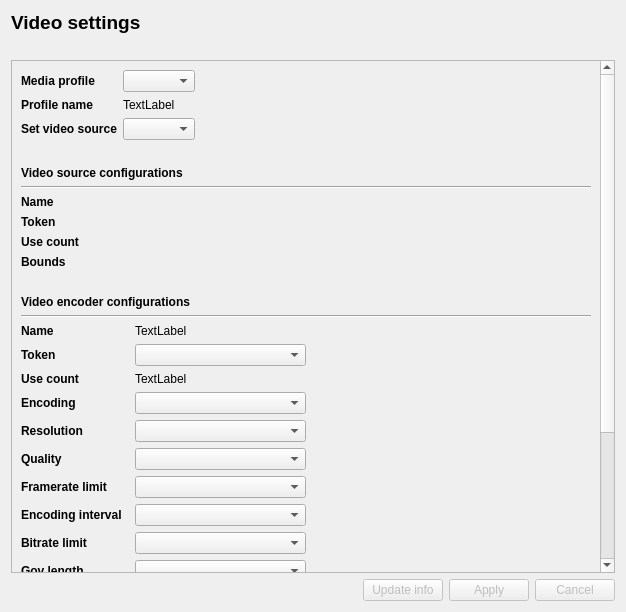
<?xml version="1.0" encoding="UTF-8"?>
<ui version="4.0">
 <class>FormVideoConfiguration</class>
 <widget class="QWidget" name="FormVideoConfiguration">
  <property name="geometry">
   <rect>
    <x>0</x>
    <y>0</y>
    <width>626</width>
    <height>612</height>
   </rect>
  </property>
  <property name="sizePolicy">
   <sizepolicy hsizetype="Preferred" vsizetype="Preferred">
    <horstretch>0</horstretch>
    <verstretch>0</verstretch>
   </sizepolicy>
  </property>
  <property name="windowTitle">
   <string>Form</string>
  </property>
  <layout class="QVBoxLayout" name="verticalLayout">
   <property name="sizeConstraint">
    <enum>QLayout::SetDefaultConstraint</enum>
   </property>
   <item>
    <widget class="QLabel" name="label">
     <property name="font">
      <font>
       <pointsize>14</pointsize>
       <weight>75</weight>
       <bold>true</bold>
      </font>
     </property>
     <property name="text">
      <string>Video settings</string>
     </property>
    </widget>
   </item>
   <item>
    <widget class="QLabel" name="empty_lbl0">
     <property name="text">
      <string/>
     </property>
    </widget>
   </item>
   <item>
    <widget class="QScrollArea" name="scrollArea">
     <property name="widgetResizable">
      <bool>true</bool>
     </property>
     <widget class="QWidget" name="scrollAreaWidgetContents">
      <property name="geometry">
       <rect>
        <x>0</x>
        <y>-157</y>
        <width>589</width>
        <height>670</height>
       </rect>
      </property>
      <layout class="QVBoxLayout" name="verticalLayout_2">
       <item>
        <layout class="QHBoxLayout" name="horizontalLayout_2">
         <item>
          <layout class="QFormLayout" name="formLayout">
           <item row="2" column="0">
            <widget class="QLabel" name="label_2">
             <property name="font">
              <font>
               <weight>75</weight>
               <bold>true</bold>
              </font>
             </property>
             <property name="text">
              <string>Set video source</string>
             </property>
            </widget>
           </item>
           <item row="2" column="1">
            <widget class="QComboBox" name="comboVideoSources"/>
           </item>
           <item row="5" column="0">
            <widget class="QLabel" name="empty_lbl1">
             <property name="text">
              <string/>
             </property>
            </widget>
           </item>
           <item row="0" column="0">
            <widget class="QLabel" name="label_4">
             <property name="font">
              <font>
               <weight>75</weight>
               <bold>true</bold>
              </font>
             </property>
             <property name="text">
              <string>Media profile</string>
             </property>
            </widget>
           </item>
           <item row="0" column="1">
            <widget class="QComboBox" name="comboMediaProfiles"/>
           </item>
           <item row="1" column="0">
            <widget class="QLabel" name="label_11">
             <property name="font">
              <font>
               <weight>75</weight>
               <bold>true</bold>
              </font>
             </property>
             <property name="text">
              <string>Profile name</string>
             </property>
            </widget>
           </item>
           <item row="1" column="1">
            <widget class="QLabel" name="lblProfileName">
             <property name="text">
              <string>TextLabel</string>
             </property>
            </widget>
           </item>
          </layout>
         </item>
         <item>
          <spacer name="horizontalSpacer_2">
           <property name="orientation">
            <enum>Qt::Horizontal</enum>
           </property>
           <property name="sizeHint" stdset="0">
            <size>
             <width>40</width>
             <height>20</height>
            </size>
           </property>
          </spacer>
         </item>
        </layout>
       </item>
       <item>
        <widget class="QLabel" name="label_5">
         <property name="font">
          <font>
           <weight>75</weight>
           <italic>false</italic>
           <bold>true</bold>
          </font>
         </property>
         <property name="text">
          <string>Video source configurations</string>
         </property>
        </widget>
       </item>
       <item>
        <widget class="Line" name="line">
         <property name="orientation">
          <enum>Qt::Horizontal</enum>
         </property>
        </widget>
       </item>
       <item>
        <layout class="QFormLayout" name="formLayout_3">
         <item row="0" column="0">
          <widget class="QLabel" name="label_7">
           <property name="font">
            <font>
             <weight>75</weight>
             <italic>false</italic>
             <bold>true</bold>
            </font>
           </property>
           <property name="text">
            <string>Name</string>
           </property>
          </widget>
         </item>
         <item row="1" column="0">
          <widget class="QLabel" name="label_9">
           <property name="font">
            <font>
             <weight>75</weight>
             <italic>false</italic>
             <bold>true</bold>
            </font>
           </property>
           <property name="text">
            <string>Token</string>
           </property>
          </widget>
         </item>
         <item row="2" column="0">
          <widget class="QLabel" name="label_10">
           <property name="font">
            <font>
             <weight>75</weight>
             <italic>false</italic>
             <bold>true</bold>
            </font>
           </property>
           <property name="text">
            <string>Use count</string>
           </property>
          </widget>
         </item>
         <item row="0" column="1">
          <widget class="QLabel" name="lblVSName">
           <property name="text">
            <string/>
           </property>
          </widget>
         </item>
         <item row="1" column="1">
          <widget class="QLabel" name="lblVSToken">
           <property name="text">
            <string/>
           </property>
          </widget>
         </item>
         <item row="2" column="1">
          <widget class="QLabel" name="lblVSUseCount">
           <property name="text">
            <string/>
           </property>
          </widget>
         </item>
         <item row="3" column="0">
          <widget class="QLabel" name="label_14">
           <property name="font">
            <font>
             <weight>75</weight>
             <italic>false</italic>
             <bold>true</bold>
            </font>
           </property>
           <property name="text">
            <string>Bounds</string>
           </property>
          </widget>
         </item>
         <item row="3" column="1">
          <widget class="QLabel" name="lblVSBounds">
           <property name="text">
            <string/>
           </property>
          </widget>
         </item>
         <item row="4" column="0">
          <widget class="QLabel" name="empty_lbl2">
           <property name="text">
            <string/>
           </property>
          </widget>
         </item>
        </layout>
       </item>
       <item>
        <widget class="QLabel" name="label_16">
         <property name="font">
          <font>
           <weight>75</weight>
           <bold>true</bold>
          </font>
         </property>
         <property name="text">
          <string>Video encoder configurations</string>
         </property>
        </widget>
       </item>
       <item>
        <widget class="Line" name="line_2">
         <property name="orientation">
          <enum>Qt::Horizontal</enum>
         </property>
        </widget>
       </item>
       <item>
        <layout class="QHBoxLayout" name="horizontalLayout_3">
         <item>
          <layout class="QFormLayout" name="formLayout_2">
           <item row="0" column="0">
            <widget class="QLabel" name="label_3">
             <property name="font">
              <font>
               <weight>75</weight>
               <bold>true</bold>
              </font>
             </property>
             <property name="text">
              <string>Name</string>
             </property>
            </widget>
           </item>
           <item row="0" column="1">
            <widget class="QLabel" name="lblECName">
             <property name="text">
              <string>TextLabel</string>
             </property>
            </widget>
           </item>
           <item row="1" column="0">
            <widget class="QLabel" name="label_6">
             <property name="font">
              <font>
               <weight>75</weight>
               <bold>true</bold>
              </font>
             </property>
             <property name="text">
              <string>Token</string>
             </property>
            </widget>
           </item>
           <item row="2" column="0">
            <widget class="QLabel" name="label_8">
             <property name="font">
              <font>
               <weight>75</weight>
               <bold>true</bold>
              </font>
             </property>
             <property name="text">
              <string>Use count</string>
             </property>
            </widget>
           </item>
           <item row="2" column="1">
            <widget class="QLabel" name="lblECUseCount">
             <property name="text">
              <string>TextLabel</string>
             </property>
            </widget>
           </item>
           <item row="3" column="0">
            <widget class="QLabel" name="label_17">
             <property name="font">
              <font>
               <weight>75</weight>
               <bold>true</bold>
              </font>
             </property>
             <property name="text">
              <string>Encoding</string>
             </property>
            </widget>
           </item>
           <item row="3" column="1">
            <widget class="QComboBox" name="cmbEncodings"/>
           </item>
           <item row="4" column="0">
            <widget class="QLabel" name="label_18">
             <property name="font">
              <font>
               <weight>75</weight>
               <bold>true</bold>
              </font>
             </property>
             <property name="text">
              <string>Resolution</string>
             </property>
            </widget>
           </item>
           <item row="4" column="1">
            <widget class="QComboBox" name="comboResolutions"/>
           </item>
           <item row="5" column="0">
            <widget class="QLabel" name="label_19">
             <property name="font">
              <font>
               <weight>75</weight>
               <bold>true</bold>
              </font>
             </property>
             <property name="text">
              <string>Quality</string>
             </property>
            </widget>
           </item>
           <item row="5" column="1">
            <widget class="QComboBox" name="comboQualities"/>
           </item>
           <item row="6" column="0">
            <widget class="QLabel" name="label_20">
             <property name="font">
              <font>
               <weight>75</weight>
               <bold>true</bold>
              </font>
             </property>
             <property name="text">
              <string>Framerate limit</string>
             </property>
            </widget>
           </item>
           <item row="6" column="1">
            <widget class="QComboBox" name="comboFramerate"/>
           </item>
           <item row="7" column="0">
            <widget class="QLabel" name="label_21">
             <property name="font">
              <font>
               <weight>75</weight>
               <bold>true</bold>
              </font>
             </property>
             <property name="text">
              <string>Encoding interval</string>
             </property>
            </widget>
           </item>
           <item row="7" column="1">
            <widget class="QComboBox" name="comboEncodingInterval"/>
           </item>
           <item row="8" column="0">
            <widget class="QLabel" name="label_22">
             <property name="font">
              <font>
               <weight>75</weight>
               <bold>true</bold>
              </font>
             </property>
             <property name="text">
              <string>Bitrate limit</string>
             </property>
            </widget>
           </item>
           <item row="8" column="1">
            <widget class="QComboBox" name="comboBitrate"/>
           </item>
           <item row="9" column="0">
            <widget class="QLabel" name="label_23">
             <property name="font">
              <font>
               <weight>75</weight>
               <bold>true</bold>
              </font>
             </property>
             <property name="text">
              <string>Gov length</string>
             </property>
            </widget>
           </item>
           <item row="9" column="1">
            <widget class="QComboBox" name="comboGOVLength"/>
           </item>
           <item row="10" column="0">
            <widget class="QLabel" name="label_24">
             <property name="font">
              <font>
               <weight>75</weight>
               <bold>true</bold>
              </font>
             </property>
             <property name="text">
              <string>Codec profile</string>
             </property>
            </widget>
           </item>
           <item row="10" column="1">
            <widget class="QComboBox" name="cmbCodecProfiles"/>
           </item>
           <item row="11" column="0">
            <widget class="QLabel" name="label_25">
             <property name="font">
              <font>
               <weight>75</weight>
               <bold>true</bold>
              </font>
             </property>
             <property name="text">
              <string>Multicast IP</string>
             </property>
            </widget>
           </item>
           <item row="11" column="1">
            <widget class="QLineEdit" name="leMulticastIP">
             <property name="readOnly">
              <bool>true</bool>
             </property>
            </widget>
           </item>
           <item row="12" column="0">
            <widget class="QLabel" name="label_26">
             <property name="font">
              <font>
               <weight>75</weight>
               <bold>true</bold>
              </font>
             </property>
             <property name="text">
              <string>Multicast port</string>
             </property>
            </widget>
           </item>
           <item row="12" column="1">
            <widget class="QLineEdit" name="leMulticastPort">
             <property name="readOnly">
              <bool>true</bool>
             </property>
            </widget>
           </item>
           <item row="13" column="0">
            <widget class="QLabel" name="label_27">
             <property name="font">
              <font>
               <weight>75</weight>
               <bold>true</bold>
              </font>
             </property>
             <property name="text">
              <string>Multicast TTL</string>
             </property>
            </widget>
           </item>
           <item row="13" column="1">
            <widget class="QLineEdit" name="leMulticastTTL">
             <property name="readOnly">
              <bool>true</bool>
             </property>
            </widget>
           </item>
           <item row="14" column="0">
            <widget class="QLabel" name="label_28">
             <property name="font">
              <font>
               <weight>75</weight>
               <bold>true</bold>
              </font>
             </property>
             <property name="text">
              <string>Multicast autoStart</string>
             </property>
            </widget>
           </item>
           <item row="14" column="1">
            <widget class="QComboBox" name="comboMulticastAutostart"/>
           </item>
           <item row="15" column="0">
            <widget class="QLabel" name="label_29">
             <property name="font">
              <font>
               <weight>75</weight>
               <bold>true</bold>
              </font>
             </property>
             <property name="text">
              <string>Session timeout</string>
             </property>
            </widget>
           </item>
           <item row="15" column="1">
            <widget class="QLabel" name="lblSessionTimeout">
             <property name="text">
              <string/>
             </property>
            </widget>
           </item>
           <item row="1" column="1">
            <widget class="QComboBox" name="cmbECToken"/>
           </item>
          </layout>
         </item>
         <item>
          <spacer name="horizontalSpacer_3">
           <property name="orientation">
            <enum>Qt::Horizontal</enum>
           </property>
           <property name="sizeHint" stdset="0">
            <size>
             <width>40</width>
             <height>20</height>
            </size>
           </property>
          </spacer>
         </item>
        </layout>
       </item>
      </layout>
     </widget>
    </widget>
   </item>
   <item>
    <layout class="QHBoxLayout" name="horizontalLayout">
     <item>
      <spacer name="horizontalSpacer">
       <property name="orientation">
        <enum>Qt::Horizontal</enum>
       </property>
       <property name="sizeHint" stdset="0">
        <size>
         <width>40</width>
         <height>20</height>
        </size>
       </property>
      </spacer>
     </item>
     <item>
      <widget class="QPushButton" name="btnUpdate">
       <property name="enabled">
        <bool>false</bool>
       </property>
       <property name="text">
        <string>Update info</string>
       </property>
      </widget>
     </item>
     <item>
      <widget class="QPushButton" name="btnApply">
       <property name="enabled">
        <bool>false</bool>
       </property>
       <property name="text">
        <string>Apply</string>
       </property>
      </widget>
     </item>
     <item>
      <widget class="QPushButton" name="btnCancel">
       <property name="enabled">
        <bool>false</bool>
       </property>
       <property name="text">
        <string>Cancel</string>
       </property>
      </widget>
     </item>
    </layout>
   </item>
  </layout>
 </widget>
 <resources/>
 <connections/>
</ui>
